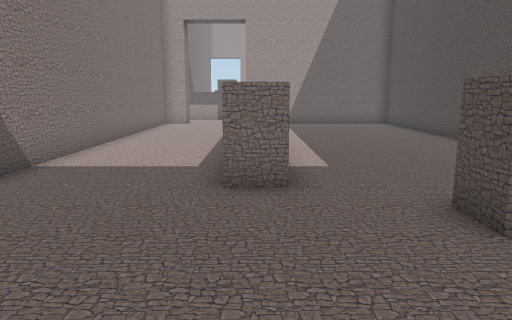
[1] (above)

15 first-person views from a walk through a 3-D level made in the Unity game engine. The camera is 1.4 m above the floor, tilts 10° down and sees 70° across. The floor is counted in squares, 1 m on a side. Each view is taken from the middle of a square. On the plan, view 1 faces up. The plan holds only what a view shows up to about 16 squares ahead; the rest is blank. The place goes on beyond the plan. The player character is not drawn. Some animated figures are not drawn. Door leaves are left out, so doorways stand open.

[2]
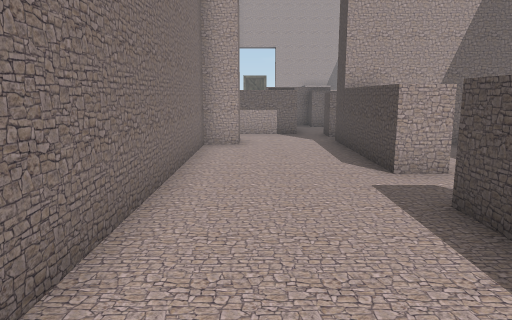

[3]
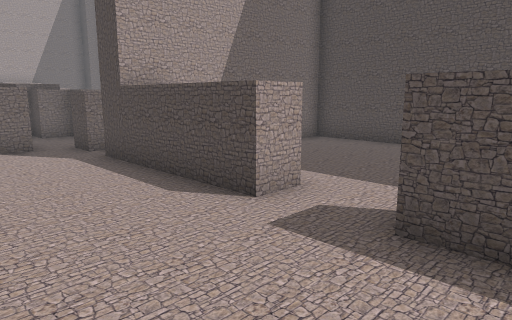

[4]
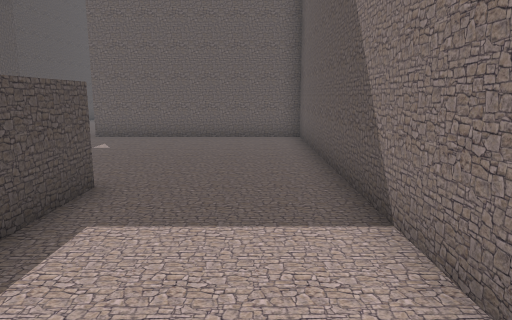

[5]
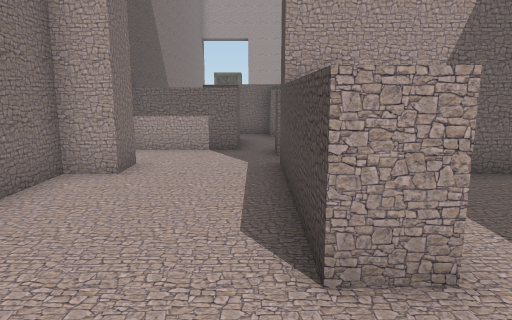

[6]
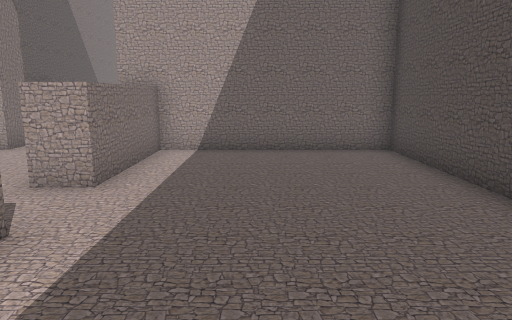

[7]
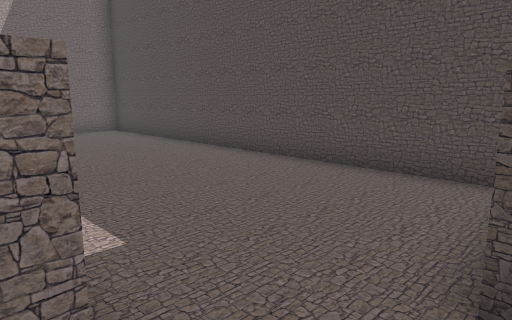

[8]
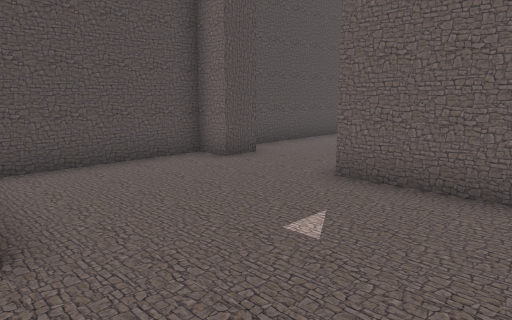

[9]
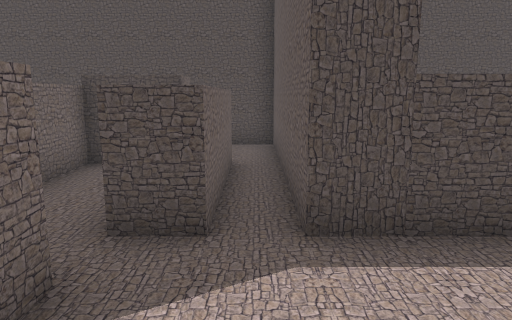

[10]
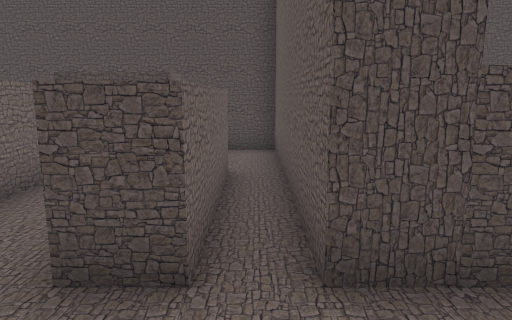

[11]
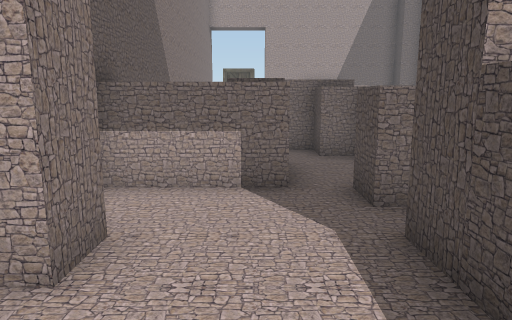

[12]
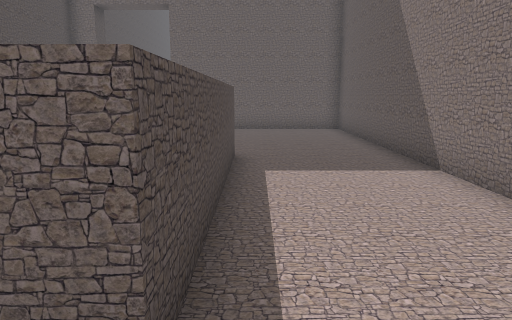

[13]
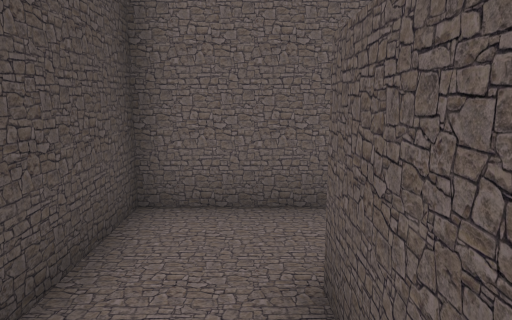

[14]
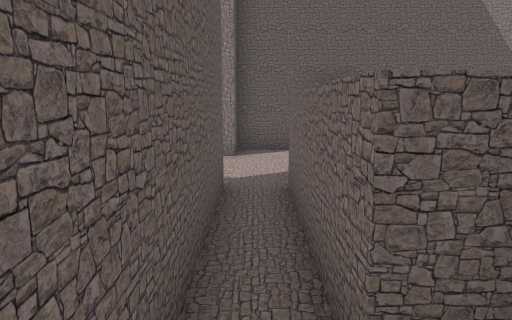

[15]
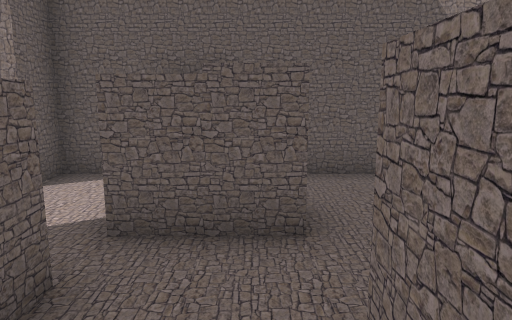

### Floor plan
Points are (right, up) in squares from view 1. A wall is a line through its corners. A room is listed if a view was taken in it or the views show most of it. See-through windows are left out.
Room 1 (views 1, 2, 3, 4, 5, 7, 8, 11, 12)
walls: (0.6, 5.5) (-0.5, 5.5) (-0.5, 12.5); (2.5, 3.5) (2.5, 4.5); (-0.5, 14.5) (-0.5, 19.5); (5.5, -1.5) (6.5, -1.5) (6.5, 2.8); (-3.5, 18.5) (-4.5, 18.5) (-4.5, -1.5) (2.5, -1.5)
ways out: opening at (0, 13.5) to room 2; opening at (1.5, 5.5) to room 2; open door at (0, 15) to room 2; open door at (-2, 19) to room 3; open door at (4, -2)
Room 2 (view 6)
walls: (-0.5, 12.5) (0.2, 12.5); (0.5, 18.5) (0.5, 14.5) (-0.5, 14.5); (6.5, 5.2) (6.5, 18.5) (-0.5, 18.5)
ways out: opening at (0, 13.5) to room 1; opening at (1.5, 5.5) to room 1; open door at (0, 15) to room 1
Room 3 (views 9, 10, 15)
walls: (-0.5, 19.5) (3.5, 19.5); (-1.4, 22.5) (-2.5, 22.5); (1.4, 23.5) (0.5, 23.5) (0.5, 24.5) (-0.5, 24.5); (-1.5, 23.6) (-1.5, 21.5) (-4.5, 21.5) (-4.5, 19.5) (-3.5, 19.5); (3.5, 20.5) (-0.5, 20.5) (-0.5, 21.5) (0, 21.5); (3.5, 21.5) (3.5, 23.5) (1.8, 23.5)
ways out: open door at (-2, 19) to room 1; opening at (4, 20) to room 4; opening at (-2, 24)
Room 4 (views 13, 14)
walls: (4.5, 23.4) (4.5, 21.5) (3.5, 21.5) (3.5, 20.5); (3.5, 19.5) (6.5, 19.5) (6.5, 22)
ways out: opening at (4, 20) to room 3

Where each view was taken, in squares from view 1:
view 1: 0 up, 0 right, facing up
view 2: 8 up, 3 left, facing up
view 3: 11 up, 4 left, facing up-right
view 4: 11 up, 3 left, facing down
view 5: 12 up, 1 left, facing up
view 6: 9 up, 3 right, facing up
view 7: 4 up, 0 right, facing up-right
view 8: 4 up, 1 left, facing down-right
view 9: 20 up, 4 left, facing right
view 10: 20 up, 3 left, facing right
view 11: 16 up, 2 left, facing up
view 12: 14 up, 1 left, facing down
view 13: 24 up, 5 right, facing down
view 14: 20 up, 5 right, facing left
view 15: 23 up, 2 right, facing left
